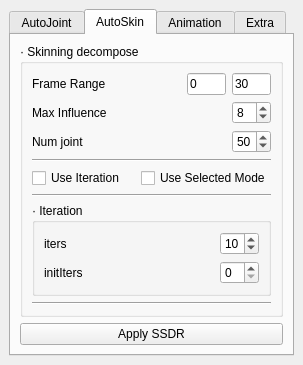
<?xml version="1.0" encoding="UTF-8"?>
<ui version="4.0">
 <class>MainWindow</class>
 <widget class="QMainWindow" name="MainWindow">
  <property name="geometry">
   <rect>
    <x>0</x>
    <y>0</y>
    <width>303</width>
    <height>365</height>
   </rect>
  </property>
  <property name="minimumSize">
   <size>
    <width>303</width>
    <height>365</height>
   </size>
  </property>
  <property name="windowTitle">
   <string>Skinning Decomposition</string>
  </property>
  <widget class="QWidget" name="centralwidget">
   <layout class="QVBoxLayout" name="verticalLayout">
    <item>
     <widget class="QTabWidget" name="tabWidget">
      <property name="sizePolicy">
       <sizepolicy hsizetype="Preferred" vsizetype="Preferred">
        <horstretch>0</horstretch>
        <verstretch>0</verstretch>
       </sizepolicy>
      </property>
      <property name="minimumSize">
       <size>
        <width>0</width>
        <height>0</height>
       </size>
      </property>
      <property name="maximumSize">
       <size>
        <width>16777215</width>
        <height>16777215</height>
       </size>
      </property>
      <property name="currentIndex">
       <number>1</number>
      </property>
      <widget class="QWidget" name="tab_4">
       <attribute name="title">
        <string>AutoJoint</string>
       </attribute>
       <layout class="QVBoxLayout" name="verticalLayout_9">
        <item>
         <layout class="QHBoxLayout" name="horizontalLayout_18">
          <item>
           <widget class="QLabel" name="label_10">
            <property name="text">
             <string>Num joint:</string>
            </property>
           </widget>
          </item>
          <item>
           <widget class="QSpinBox" name="aj_num_box">
            <property name="maximumSize">
             <size>
              <width>39</width>
              <height>16777215</height>
             </size>
            </property>
            <property name="maximum">
             <number>999</number>
            </property>
            <property name="value">
             <number>10</number>
            </property>
           </widget>
          </item>
         </layout>
        </item>
        <item>
         <layout class="QHBoxLayout" name="horizontalLayout_19">
          <item>
           <widget class="QLabel" name="label_11">
            <property name="text">
             <string>Frame Range:</string>
            </property>
           </widget>
          </item>
          <item>
           <widget class="QLineEdit" name="aj_sr_input">
            <property name="maximumSize">
             <size>
              <width>39</width>
              <height>16777215</height>
             </size>
            </property>
            <property name="text">
             <string>0</string>
            </property>
           </widget>
          </item>
          <item>
           <widget class="QLineEdit" name="aj_er_input">
            <property name="maximumSize">
             <size>
              <width>39</width>
              <height>16777215</height>
             </size>
            </property>
            <property name="text">
             <string>50</string>
            </property>
           </widget>
          </item>
         </layout>
        </item>
        <item>
         <layout class="QVBoxLayout" name="verticalLayout_12">
          <item>
           <widget class="QGroupBox" name="groupBox_2">
            <property name="title">
             <string>Exist Bone</string>
            </property>
            <layout class="QVBoxLayout" name="verticalLayout_13">
             <item>
              <layout class="QHBoxLayout" name="horizontalLayout_20">
               <item>
                <layout class="QVBoxLayout" name="verticalLayout_10">
                 <item>
                  <widget class="QListWidget" name="ex_jnt_list"/>
                 </item>
                </layout>
               </item>
               <item>
                <layout class="QVBoxLayout" name="verticalLayout_11">
                 <item>
                  <widget class="QLabel" name="label_12">
                   <property name="text">
                    <string/>
                   </property>
                  </widget>
                 </item>
                 <item>
                  <widget class="QPushButton" name="get_ex_jnt_btn">
                   <property name="minimumSize">
                    <size>
                     <width>70</width>
                     <height>0</height>
                    </size>
                   </property>
                   <property name="maximumSize">
                    <size>
                     <width>70</width>
                     <height>16777215</height>
                    </size>
                   </property>
                   <property name="text">
                    <string>getJoint</string>
                   </property>
                  </widget>
                 </item>
                 <item>
                  <widget class="QPushButton" name="del_ex_jnt_btn">
                   <property name="minimumSize">
                    <size>
                     <width>70</width>
                     <height>0</height>
                    </size>
                   </property>
                   <property name="maximumSize">
                    <size>
                     <width>70</width>
                     <height>16777215</height>
                    </size>
                   </property>
                   <property name="text">
                    <string>delselect</string>
                   </property>
                  </widget>
                 </item>
                 <item>
                  <widget class="QLabel" name="label_13">
                   <property name="text">
                    <string/>
                   </property>
                  </widget>
                 </item>
                </layout>
               </item>
              </layout>
             </item>
             <item>
              <widget class="QPushButton" name="aj_generate_btn">
               <property name="text">
                <string>Generating</string>
               </property>
              </widget>
             </item>
            </layout>
           </widget>
          </item>
         </layout>
        </item>
        <item>
         <layout class="QHBoxLayout" name="horizontalLayout_22">
          <item>
           <widget class="QGroupBox" name="groupBox_3">
            <property name="title">
             <string>reparent animation</string>
            </property>
            <layout class="QHBoxLayout" name="horizontalLayout_24">
             <item>
              <widget class="QLineEdit" name="parent_name_in"/>
             </item>
             <item>
              <widget class="QPushButton" name="get_parent_btn">
               <property name="text">
                <string>getParent</string>
               </property>
              </widget>
             </item>
             <item>
              <widget class="QPushButton" name="reparent_btn">
               <property name="text">
                <string>Reparent</string>
               </property>
              </widget>
             </item>
            </layout>
           </widget>
          </item>
         </layout>
        </item>
       </layout>
      </widget>
      <widget class="QWidget" name="tab">
       <property name="sizePolicy">
        <sizepolicy hsizetype="Preferred" vsizetype="Preferred">
         <horstretch>0</horstretch>
         <verstretch>0</verstretch>
        </sizepolicy>
       </property>
       <property name="maximumSize">
        <size>
         <width>16777215</width>
         <height>16777215</height>
        </size>
       </property>
       <attribute name="title">
        <string>AutoSkin</string>
       </attribute>
       <layout class="QVBoxLayout" name="verticalLayout_2">
        <item>
         <widget class="QGroupBox" name="groupBox">
          <property name="title">
           <string>· Skinning decompose</string>
          </property>
          <layout class="QVBoxLayout" name="verticalLayout_16">
           <item>
            <layout class="QHBoxLayout" name="horizontalLayout_4">
             <item>
              <widget class="QLabel" name="label_2">
               <property name="sizePolicy">
                <sizepolicy hsizetype="Preferred" vsizetype="Preferred">
                 <horstretch>0</horstretch>
                 <verstretch>0</verstretch>
                </sizepolicy>
               </property>
               <property name="minimumSize">
                <size>
                 <width>0</width>
                 <height>0</height>
                </size>
               </property>
               <property name="maximumSize">
                <size>
                 <width>16777215</width>
                 <height>16777215</height>
                </size>
               </property>
               <property name="text">
                <string>Frame Range</string>
               </property>
              </widget>
             </item>
             <item>
              <widget class="QLineEdit" name="startFrame_LE">
               <property name="sizePolicy">
                <sizepolicy hsizetype="Maximum" vsizetype="Fixed">
                 <horstretch>0</horstretch>
                 <verstretch>0</verstretch>
                </sizepolicy>
               </property>
               <property name="minimumSize">
                <size>
                 <width>0</width>
                 <height>0</height>
                </size>
               </property>
               <property name="maximumSize">
                <size>
                 <width>39</width>
                 <height>16777215</height>
                </size>
               </property>
               <property name="text">
                <string>0</string>
               </property>
              </widget>
             </item>
             <item>
              <widget class="QLineEdit" name="endFrame_LE">
               <property name="sizePolicy">
                <sizepolicy hsizetype="Maximum" vsizetype="Fixed">
                 <horstretch>0</horstretch>
                 <verstretch>0</verstretch>
                </sizepolicy>
               </property>
               <property name="minimumSize">
                <size>
                 <width>0</width>
                 <height>0</height>
                </size>
               </property>
               <property name="maximumSize">
                <size>
                 <width>39</width>
                 <height>16777215</height>
                </size>
               </property>
               <property name="text">
                <string>30</string>
               </property>
              </widget>
             </item>
            </layout>
           </item>
           <item>
            <layout class="QHBoxLayout" name="horizontalLayout">
             <item>
              <widget class="QLabel" name="label">
               <property name="sizePolicy">
                <sizepolicy hsizetype="Preferred" vsizetype="Preferred">
                 <horstretch>0</horstretch>
                 <verstretch>0</verstretch>
                </sizepolicy>
               </property>
               <property name="minimumSize">
                <size>
                 <width>0</width>
                 <height>0</height>
                </size>
               </property>
               <property name="maximumSize">
                <size>
                 <width>16777215</width>
                 <height>16777215</height>
                </size>
               </property>
               <property name="text">
                <string>Max Influence</string>
               </property>
              </widget>
             </item>
             <item>
              <widget class="QSpinBox" name="maxInf_SB">
               <property name="sizePolicy">
                <sizepolicy hsizetype="Maximum" vsizetype="Fixed">
                 <horstretch>0</horstretch>
                 <verstretch>0</verstretch>
                </sizepolicy>
               </property>
               <property name="minimumSize">
                <size>
                 <width>0</width>
                 <height>0</height>
                </size>
               </property>
               <property name="maximumSize">
                <size>
                 <width>39</width>
                 <height>16777215</height>
                </size>
               </property>
               <property name="value">
                <number>8</number>
               </property>
              </widget>
             </item>
            </layout>
           </item>
           <item>
            <layout class="QHBoxLayout" name="horizontalLayout_8">
             <item>
              <widget class="QLabel" name="num_jnt_label">
               <property name="sizePolicy">
                <sizepolicy hsizetype="Preferred" vsizetype="Preferred">
                 <horstretch>0</horstretch>
                 <verstretch>0</verstretch>
                </sizepolicy>
               </property>
               <property name="minimumSize">
                <size>
                 <width>0</width>
                 <height>0</height>
                </size>
               </property>
               <property name="maximumSize">
                <size>
                 <width>16777215</width>
                 <height>16777215</height>
                </size>
               </property>
               <property name="text">
                <string>Num joint</string>
               </property>
              </widget>
             </item>
             <item>
              <widget class="QSpinBox" name="numJoint_SB">
               <property name="sizePolicy">
                <sizepolicy hsizetype="Maximum" vsizetype="Fixed">
                 <horstretch>0</horstretch>
                 <verstretch>0</verstretch>
                </sizepolicy>
               </property>
               <property name="minimumSize">
                <size>
                 <width>0</width>
                 <height>20</height>
                </size>
               </property>
               <property name="maximumSize">
                <size>
                 <width>39</width>
                 <height>16777215</height>
                </size>
               </property>
               <property name="maximum">
                <number>9999</number>
               </property>
               <property name="value">
                <number>50</number>
               </property>
              </widget>
             </item>
            </layout>
           </item>
           <item>
            <widget class="Line" name="line_6">
             <property name="orientation">
              <enum>Qt::Horizontal</enum>
             </property>
            </widget>
           </item>
           <item>
            <layout class="QHBoxLayout" name="horizontalLayout_7">
             <item>
              <widget class="QCheckBox" name="check_iter_box">
               <property name="text">
                <string>Use Iteration</string>
               </property>
              </widget>
             </item>
             <item>
              <widget class="QCheckBox" name="selectedJoints_CB">
               <property name="sizePolicy">
                <sizepolicy hsizetype="Preferred" vsizetype="Preferred">
                 <horstretch>0</horstretch>
                 <verstretch>0</verstretch>
                </sizepolicy>
               </property>
               <property name="minimumSize">
                <size>
                 <width>0</width>
                 <height>0</height>
                </size>
               </property>
               <property name="maximumSize">
                <size>
                 <width>16777215</width>
                 <height>16777215</height>
                </size>
               </property>
               <property name="text">
                <string>Use Selected Mode</string>
               </property>
              </widget>
             </item>
            </layout>
           </item>
           <item>
            <widget class="Line" name="line">
             <property name="orientation">
              <enum>Qt::Horizontal</enum>
             </property>
            </widget>
           </item>
           <item>
            <widget class="QGroupBox" name="iter_box">
             <property name="title">
              <string>· Iteration </string>
             </property>
             <property name="flat">
              <bool>false</bool>
             </property>
             <property name="checkable">
              <bool>false</bool>
             </property>
             <property name="checked">
              <bool>false</bool>
             </property>
             <layout class="QVBoxLayout" name="verticalLayout_3">
              <item>
               <layout class="QHBoxLayout" name="horizontalLayout_9">
                <item>
                 <widget class="QLabel" name="label_7">
                  <property name="sizePolicy">
                   <sizepolicy hsizetype="Preferred" vsizetype="Preferred">
                    <horstretch>0</horstretch>
                    <verstretch>0</verstretch>
                   </sizepolicy>
                  </property>
                  <property name="minimumSize">
                   <size>
                    <width>0</width>
                    <height>0</height>
                   </size>
                  </property>
                  <property name="maximumSize">
                   <size>
                    <width>16777215</width>
                    <height>16777215</height>
                   </size>
                  </property>
                  <property name="text">
                   <string>iters</string>
                  </property>
                 </widget>
                </item>
                <item>
                 <widget class="QSpinBox" name="maxIter_SB">
                  <property name="sizePolicy">
                   <sizepolicy hsizetype="Maximum" vsizetype="Fixed">
                    <horstretch>0</horstretch>
                    <verstretch>0</verstretch>
                   </sizepolicy>
                  </property>
                  <property name="maximumSize">
                   <size>
                    <width>39</width>
                    <height>16777215</height>
                   </size>
                  </property>
                  <property name="value">
                   <number>10</number>
                  </property>
                 </widget>
                </item>
               </layout>
              </item>
              <item>
               <layout class="QHBoxLayout" name="horizontalLayout_6">
                <item>
                 <widget class="QLabel" name="label_4">
                  <property name="text">
                   <string>initIters</string>
                  </property>
                 </widget>
                </item>
                <item>
                 <widget class="QSpinBox" name="spinBox">
                  <property name="maximumSize">
                   <size>
                    <width>39</width>
                    <height>16777215</height>
                   </size>
                  </property>
                 </widget>
                </item>
               </layout>
              </item>
             </layout>
            </widget>
           </item>
           <item>
            <widget class="Line" name="line_2">
             <property name="orientation">
              <enum>Qt::Horizontal</enum>
             </property>
            </widget>
           </item>
          </layout>
         </widget>
        </item>
        <item>
         <widget class="QPushButton" name="convert_PB">
          <property name="autoFillBackground">
           <bool>false</bool>
          </property>
          <property name="styleSheet">
           <string notr="true"/>
          </property>
          <property name="text">
           <string>Apply SSDR</string>
          </property>
         </widget>
        </item>
       </layout>
      </widget>
      <widget class="QWidget" name="tab_2">
       <attribute name="title">
        <string>Animation</string>
       </attribute>
       <layout class="QVBoxLayout" name="verticalLayout_5">
        <item>
         <widget class="QFrame" name="transformOptions_frame">
          <property name="enabled">
           <bool>true</bool>
          </property>
          <property name="frameShape">
           <enum>QFrame::NoFrame</enum>
          </property>
          <property name="frameShadow">
           <enum>QFrame::Plain</enum>
          </property>
          <layout class="QVBoxLayout" name="verticalLayout_6">
           <property name="topMargin">
            <number>2</number>
           </property>
           <property name="bottomMargin">
            <number>2</number>
           </property>
           <item>
            <layout class="QGridLayout" name="gridLayout">
             <item row="4" column="0">
              <widget class="QCheckBox" name="customAttr">
               <property name="text">
                <string>CustomAttr</string>
               </property>
              </widget>
             </item>
             <item row="1" column="2">
              <widget class="QLineEdit" name="translateMax_edit">
               <property name="text">
                <string>1.0</string>
               </property>
              </widget>
             </item>
             <item row="1" column="0">
              <widget class="QCheckBox" name="translate_chk">
               <property name="enabled">
                <bool>true</bool>
               </property>
               <property name="text">
                <string>Translate:</string>
               </property>
              </widget>
             </item>
             <item row="0" column="1">
              <widget class="QLabel" name="min_lbl">
               <property name="text">
                <string>Min</string>
               </property>
              </widget>
             </item>
             <item row="0" column="2">
              <widget class="QLabel" name="max_lbl">
               <property name="text">
                <string>Max</string>
               </property>
              </widget>
             </item>
             <item row="1" column="1">
              <widget class="QLineEdit" name="translateMin_edit">
               <property name="text">
                <string>-1.0</string>
               </property>
              </widget>
             </item>
             <item row="2" column="0">
              <widget class="QCheckBox" name="rotate_chk">
               <property name="text">
                <string>Rotate:</string>
               </property>
              </widget>
             </item>
             <item row="2" column="1">
              <widget class="QLineEdit" name="rotateMin_edit">
               <property name="text">
                <string>-90.0</string>
               </property>
              </widget>
             </item>
             <item row="3" column="0">
              <widget class="QCheckBox" name="scale_chk">
               <property name="text">
                <string>Scale:</string>
               </property>
              </widget>
             </item>
             <item row="2" column="2">
              <widget class="QLineEdit" name="rotateMax_edit">
               <property name="text">
                <string>90.0</string>
               </property>
              </widget>
             </item>
             <item row="3" column="1">
              <widget class="QLineEdit" name="scaleMin_edit">
               <property name="text">
                <string>-1.0</string>
               </property>
              </widget>
             </item>
             <item row="3" column="2">
              <widget class="QLineEdit" name="scaleMax_edit">
               <property name="enabled">
                <bool>true</bool>
               </property>
               <property name="text">
                <string>1.0</string>
               </property>
              </widget>
             </item>
             <item row="3" column="3">
              <widget class="QPushButton" name="scaleOpt_btn">
               <property name="maximumSize">
                <size>
                 <width>20</width>
                 <height>16777215</height>
                </size>
               </property>
               <property name="text">
                <string>...</string>
               </property>
              </widget>
             </item>
             <item row="2" column="3">
              <widget class="QPushButton" name="rotateOpt_btn">
               <property name="maximumSize">
                <size>
                 <width>20</width>
                 <height>16777215</height>
                </size>
               </property>
               <property name="text">
                <string>...</string>
               </property>
              </widget>
             </item>
             <item row="1" column="3">
              <widget class="QPushButton" name="translateOpt_btn">
               <property name="maximumSize">
                <size>
                 <width>20</width>
                 <height>16777215</height>
                </size>
               </property>
               <property name="text">
                <string>...</string>
               </property>
              </widget>
             </item>
             <item row="4" column="1">
              <widget class="QPushButton" name="attr_limit_btn">
               <property name="maximumSize">
                <size>
                 <width>52</width>
                 <height>16777215</height>
                </size>
               </property>
               <property name="text">
                <string>Limit</string>
               </property>
              </widget>
             </item>
            </layout>
           </item>
          </layout>
         </widget>
        </item>
        <item>
         <widget class="Line" name="line_3">
          <property name="orientation">
           <enum>Qt::Horizontal</enum>
          </property>
         </widget>
        </item>
        <item>
         <widget class="QFrame" name="blendshapeOptions_frame">
          <property name="enabled">
           <bool>true</bool>
          </property>
          <property name="frameShape">
           <enum>QFrame::NoFrame</enum>
          </property>
          <property name="frameShadow">
           <enum>QFrame::Plain</enum>
          </property>
          <layout class="QVBoxLayout" name="verticalLayout_7">
           <property name="spacing">
            <number>6</number>
           </property>
           <property name="topMargin">
            <number>2</number>
           </property>
           <property name="bottomMargin">
            <number>2</number>
           </property>
           <item>
            <layout class="QHBoxLayout" name="horizontalLayout_12">
             <item>
              <widget class="QCheckBox" name="blendshape_chk">
               <property name="enabled">
                <bool>true</bool>
               </property>
               <property name="text">
                <string>Blend Shape:</string>
               </property>
               <property name="checkable">
                <bool>true</bool>
               </property>
               <property name="checked">
                <bool>false</bool>
               </property>
              </widget>
             </item>
             <item>
              <widget class="QLineEdit" name="blendshape_edit">
               <property name="enabled">
                <bool>true</bool>
               </property>
              </widget>
             </item>
             <item>
              <widget class="QPushButton" name="loadBlendshape_btn">
               <property name="enabled">
                <bool>true</bool>
               </property>
               <property name="maximumSize">
                <size>
                 <width>32</width>
                 <height>16777215</height>
                </size>
               </property>
               <property name="text">
                <string>&lt;--</string>
               </property>
              </widget>
             </item>
            </layout>
           </item>
           <item>
            <widget class="QPushButton" name="bake_fbx_btn">
             <property name="text">
              <string>* BakeSingleWeightToFbx</string>
             </property>
            </widget>
           </item>
          </layout>
         </widget>
        </item>
        <item>
         <widget class="Line" name="line_4">
          <property name="orientation">
           <enum>Qt::Horizontal</enum>
          </property>
         </widget>
        </item>
        <item>
         <layout class="QHBoxLayout" name="horizontalLayout_14">
          <item>
           <widget class="QPushButton" name="run_btn">
            <property name="text">
             <string>Run</string>
            </property>
           </widget>
          </item>
          <item>
           <widget class="QPushButton" name="deleteanim">
            <property name="text">
             <string>DeleteSelectAnim</string>
            </property>
           </widget>
          </item>
         </layout>
        </item>
       </layout>
      </widget>
      <widget class="QWidget" name="tab_3">
       <attribute name="title">
        <string>Extra</string>
       </attribute>
       <layout class="QVBoxLayout" name="verticalLayout_8">
        <item>
         <widget class="QGroupBox" name="groupBox_5">
          <property name="title">
           <string>Mirror joint:</string>
          </property>
          <layout class="QVBoxLayout" name="verticalLayout_15">
           <item>
            <layout class="QHBoxLayout" name="horizontalLayout_5">
             <item>
              <widget class="QRadioButton" name="mirror_order_1">
               <property name="text">
                <string>XY</string>
               </property>
              </widget>
             </item>
             <item>
              <widget class="QRadioButton" name="mirror_order_2">
               <property name="text">
                <string>YZ</string>
               </property>
               <property name="checked">
                <bool>true</bool>
               </property>
              </widget>
             </item>
             <item>
              <widget class="QRadioButton" name="mirror_order_3">
               <property name="text">
                <string>XZ</string>
               </property>
              </widget>
             </item>
            </layout>
           </item>
           <item>
            <layout class="QHBoxLayout" name="horizontalLayout_3">
             <item>
              <widget class="QLabel" name="label_6">
               <property name="text">
                <string>keywordsReplace:</string>
               </property>
              </widget>
             </item>
             <item>
              <widget class="QLineEdit" name="keywords_L">
               <property name="maximumSize">
                <size>
                 <width>64</width>
                 <height>16777215</height>
                </size>
               </property>
               <property name="text">
                <string>_L</string>
               </property>
              </widget>
             </item>
             <item>
              <widget class="QLineEdit" name="keywords_R">
               <property name="maximumSize">
                <size>
                 <width>64</width>
                 <height>16777215</height>
                </size>
               </property>
               <property name="text">
                <string>_R</string>
               </property>
              </widget>
             </item>
            </layout>
           </item>
           <item>
            <widget class="QPushButton" name="mirror_btn">
             <property name="text">
              <string>MirrorJoint</string>
             </property>
            </widget>
           </item>
          </layout>
         </widget>
        </item>
        <item>
         <widget class="QGroupBox" name="groupBox_4">
          <property name="title">
           <string>Generating rivet:</string>
          </property>
          <layout class="QVBoxLayout" name="verticalLayout_14">
           <item>
            <layout class="QHBoxLayout" name="horizontalLayout_13">
             <item>
              <widget class="QLineEdit" name="rivetmesh_tex_line"/>
             </item>
             <item>
              <widget class="QPushButton" name="rivet_getmesh_btn">
               <property name="maximumSize">
                <size>
                 <width>75</width>
                 <height>16777215</height>
                </size>
               </property>
               <property name="text">
                <string>&lt;-Mesh</string>
               </property>
              </widget>
             </item>
            </layout>
           </item>
           <item>
            <layout class="QHBoxLayout" name="horizontalLayout_15">
             <item>
              <widget class="QLineEdit" name="rivetjoint_tex_line"/>
             </item>
             <item>
              <widget class="QPushButton" name="rivet_getjnt_btn">
               <property name="maximumSize">
                <size>
                 <width>75</width>
                 <height>16777215</height>
                </size>
               </property>
               <property name="text">
                <string>&lt;-Joint</string>
               </property>
              </widget>
             </item>
            </layout>
           </item>
           <item>
            <layout class="QHBoxLayout" name="horizontalLayout_23">
             <item>
              <widget class="QCheckBox" name="controler_check">
               <property name="text">
                <string>Controler</string>
               </property>
              </widget>
             </item>
             <item>
              <widget class="QLineEdit" name="control_parent_name_input">
               <property name="minimumSize">
                <size>
                 <width>0</width>
                 <height>0</height>
                </size>
               </property>
              </widget>
             </item>
             <item>
              <widget class="QPushButton" name="control_parent_get_btn">
               <property name="maximumSize">
                <size>
                 <width>20</width>
                 <height>16777215</height>
                </size>
               </property>
               <property name="text">
                <string>&lt;-</string>
               </property>
              </widget>
             </item>
            </layout>
           </item>
           <item>
            <widget class="Line" name="line_5">
             <property name="orientation">
              <enum>Qt::Horizontal</enum>
             </property>
            </widget>
           </item>
           <item>
            <layout class="QHBoxLayout" name="horizontalLayout_21">
             <item>
              <widget class="QCheckBox" name="reverse_check">
               <property name="text">
                <string>reverse</string>
               </property>
               <property name="checked">
                <bool>true</bool>
               </property>
              </widget>
             </item>
             <item>
              <widget class="QCheckBox" name="second_check">
               <property name="text">
                <string>Second</string>
               </property>
              </widget>
             </item>
             <item>
              <widget class="QCheckBox" name="MulitRivet_check">
               <property name="text">
                <string>MulitRivet</string>
               </property>
              </widget>
             </item>
            </layout>
           </item>
           <item>
            <layout class="QHBoxLayout" name="horizontalLayout_17">
             <item>
              <widget class="QPushButton" name="rivet_generate_btn">
               <property name="text">
                <string>Generating</string>
               </property>
              </widget>
             </item>
             <item>
              <widget class="QPushButton" name="del_kpc_btn">
               <property name="text">
                <string>DelKpc</string>
               </property>
              </widget>
             </item>
            </layout>
           </item>
          </layout>
         </widget>
        </item>
       </layout>
      </widget>
     </widget>
    </item>
   </layout>
  </widget>
 </widget>
 <resources/>
 <connections/>
</ui>
